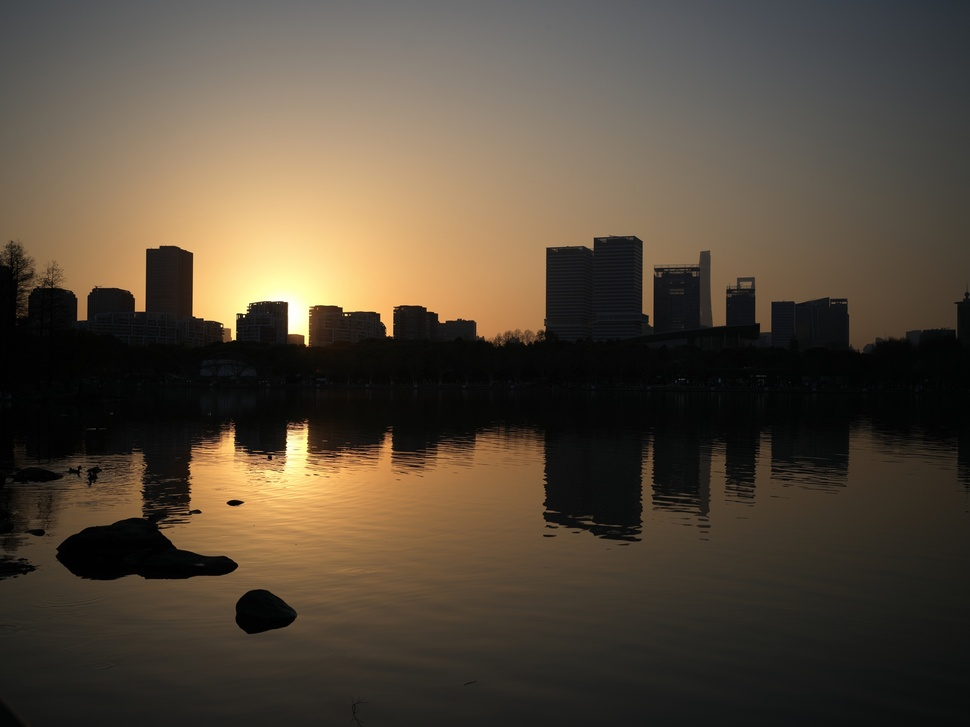
%> input picture data/B0002681.jpg, 970 x 727 px, shrunk from 2048 x 1536 before the run
$ octave --eval "result = guided_filter_tone(imread('../data/B0002681.jpg'));"   (GNU Octave 9; MATLAB toolbox functions it lacks are replaced by stand-ins)
%> lines starting %> are read from the running program, lines starting %| are printed output that depends on the picture
### common/guided_filter_2d.m
function res = guided_filter_2d(p, I, r, eps)
%> called with r = 65, eps = 0.04
    % GF2: Guided Filter with 2D box kernel
    % p:    input image, normalized to [0, 1]
    % I:    guidance image, normalized to [0, 1]
    % r:    filter radius
    % eps:  regularization parameter

    if nargin < 4
        eps = 0.0001; % default value
    end

    if nargin < 3
        r = 17; % default radius
    end

    kernel   = fspecial("average", 2*r + 1);

    mean_I   = imfilter(I,      kernel, "symmetric");
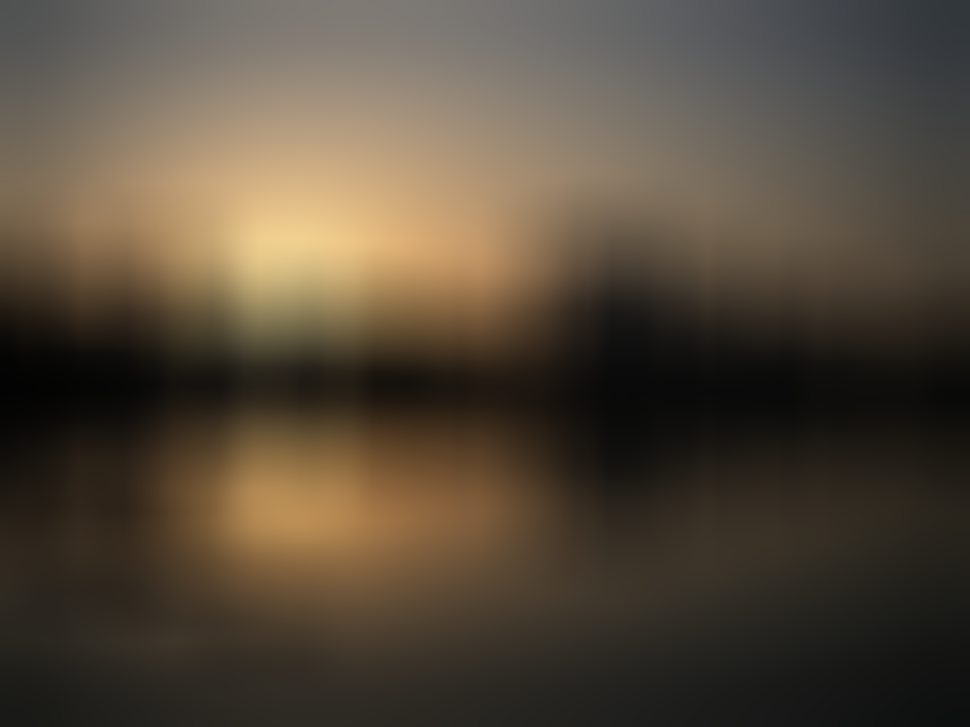
%> mean_I: size 727x970x3 uint8; mean R, G, B 84.4, 73.1, 58.6; mean of the top-left, top-right, bottom-left and bottom-right quarters 119.4, 81.7, 54.1, 33
    mean_p   = imfilter(p,      kernel, "symmetric");
    mean_Ip  = imfilter(I .* p, kernel, "symmetric");
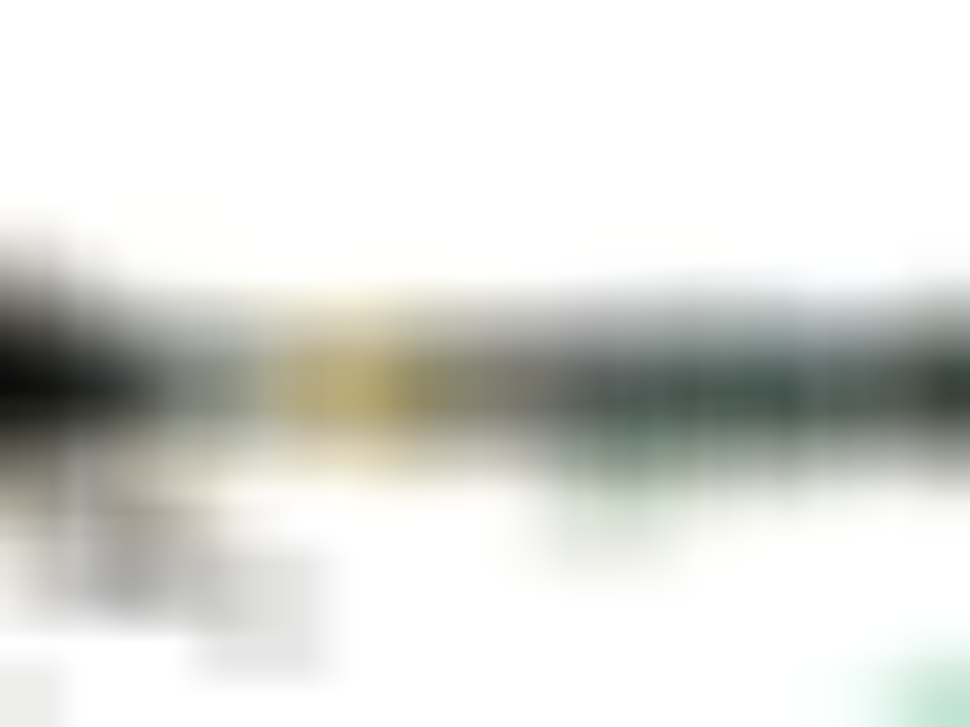
%> mean_Ip: size 727x970x3 uint8; mean R, G, B 220.6, 221.6, 217.8
    mean_II   = imfilter(I .* I, kernel, "symmetric");

    var_I    = mean_II  - mean_I  .* mean_I;
    cov_Ip   = mean_Ip - mean_I  .* mean_p;

    a        = cov_Ip ./ (var_I + eps);
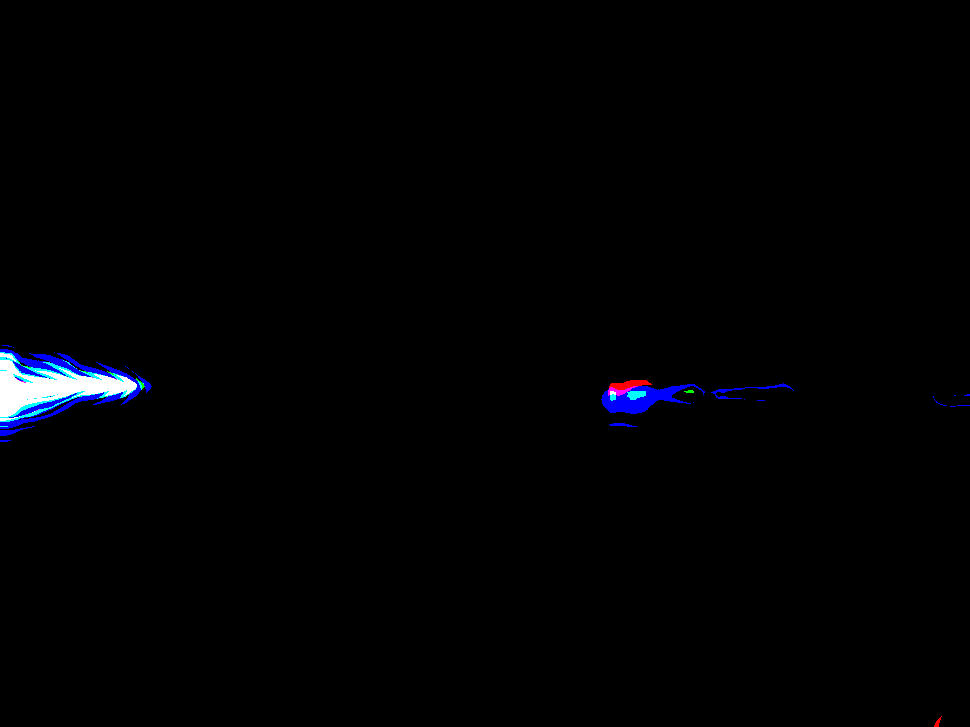
%> a: size 727x970x3 uint8; mean R, G, B 0.00545, 0.00663, 0.0124; drawn with 1 as white
    b        = mean_p - a .* mean_I;
    mean_a   = imfilter(a, kernel, "symmetric");
    mean_b   = imfilter(b, kernel, "symmetric");
    res      = mean_a .* I + mean_b;
    res      = clip(res, 0, 1); % Clip the result to [0, 1]
end

### tone_operator/guided_filter_tone.m
function out_gray = guided_filter_tone(gray_in, gain, dbg_path, detail_gain)

    if nargin < 4
        detail_gain = 1.0;
    end
    if nargin < 3
        dbg_path = '';
    end
    if nargin < 2
        gain = 2.5;
    end

    % params
    radius = 65;
    eps_gf = 0.04;

    base = guided_filter_2d(gray_in, gray_in, radius, eps_gf);
    detail = gray_in - base;
    figshow(gray_in);
    figshow(base);

    base_tone = glb_tone(base, gain);

    k = (base_tone + eps) ./ (base + eps);
    out_gray = gray_in .* k;
    out_gray = out_gray + (detail_gain - 1) * detail;

    % debug
    if ~isempty(dbg_path)
        imwrite(base, fullfile(dbg_path, 'gf_base.jpg'), 'quality', 100);
    end
end
%> (the run ends here)
